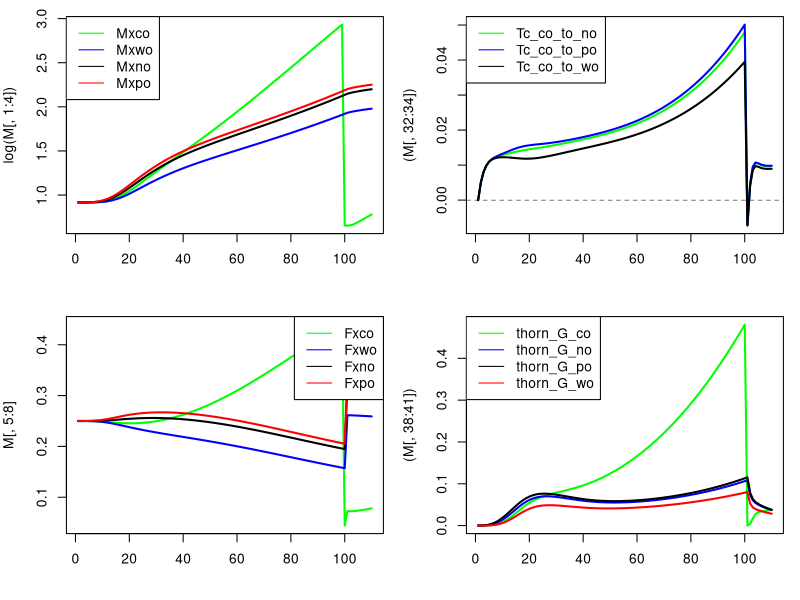
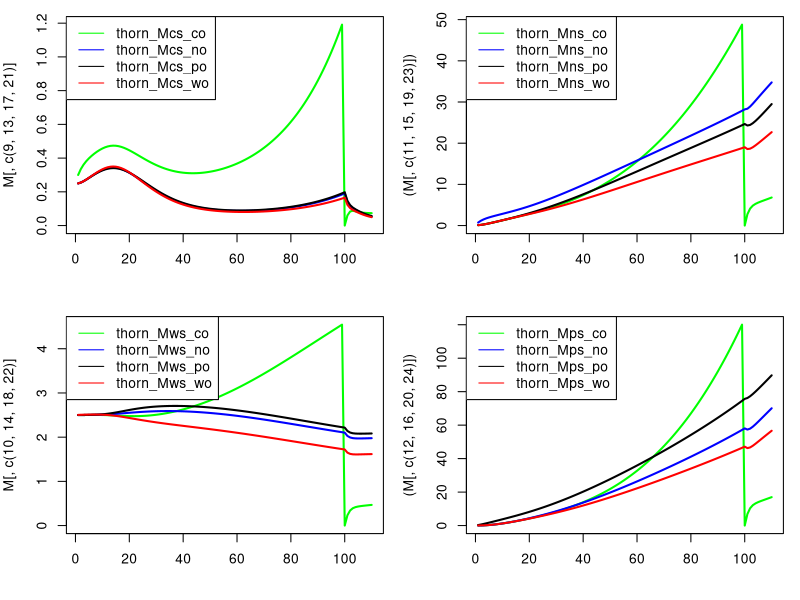

Write the R code that produced these figures, in order.
# R version of Thornley allcoation model (TAM) as in Thornley and Parsons 2014. J. Theor. Biol. 342: 1-14
# Rewritten to include elements of Thornley 1998 modelling shoot-root relations. The only way forward (https://doi.org/10.1006/anbo.1997.0529) 
# Author: Steven Higgins
# Author: Re-coded to add source sink dynamics and remove predefined allocation by Liam Langan 20.11.2017
# This version with carbon organ, nitrogen organ, phosphorus organ and water organ 
###############################################################################

## LL NOTE for OSX users:
## running "ssh-add ~/.ssh/id_rsa" in the terminal allows RStudio Github communication via the ssh passkey
## 

# Because in TAM allocation coeffs act on Mx the total biomass, there is no need for a storage pool

## initial values for fractions of structural dry matter in shoot, root, mycor
# thorn_Fxsh_t0 = 0.2;
# thorn_Fxrt_t0 = 0.3;
# thorn_Fxmy_t0 = 0.5;
## initial values for mass of structural dry matter in rt, sh, my
size.factor<-0.1;

thorn_Mxco_t0 = 0.25/size.factor;
thorn_Mxno_t0 = 0.25/size.factor;
thorn_Mxpo_t0 = 0.25/size.factor; #Thornley uses has 0.5
thorn_Mxwo_t0 = 0.25/size.factor; #Thornley uses has 0.5

## intitial values for mass of substrates C,N,P for carbon organ
thorn_Mcs_co_t0 = 0.025/size.factor;
thorn_Mns_co_t0 = 0.01/size.factor;
thorn_Mps_co_t0 = 0.005/size.factor;
thorn_Mws_co_t0 = 0.25/size.factor;

## intitial values for mass of substrates C,N,P for nitrogen organ
thorn_Mcs_no_t0 = 0.025/size.factor;
thorn_Mns_no_t0 = 0.01/size.factor;
thorn_Mps_no_t0 = 0.005/size.factor;
thorn_Mws_no_t0 = 0.25/size.factor;

## intitial values for mass of substrates C,N,P for phosphorus organ
thorn_Mcs_po_t0 = 0.025/size.factor;
thorn_Mns_po_t0 = 0.01/size.factor;
thorn_Mps_po_t0 = 0.005/size.factor;
thorn_Mws_po_t0 = 0.25/size.factor;

## intitial values for mass of substrates C,N,P for water organ
thorn_Mcs_wo_t0 = 0.025/size.factor;
thorn_Mns_wo_t0 = 0.01/size.factor;
thorn_Mps_wo_t0 = 0.005/size.factor;
thorn_Mws_wo_t0 = 0.25/size.factor;

## upktake rates of C,N,P

#default to go back to
base =  0.0002*100; #aDGVM produces numbers around 0.00001 to 0.001 for C_net/plant_mass
thorn_Kc  = base*1.0;
thorn_Kw  = 0.0015;
thorn_Kn  = 0.25;
thorn_Kp  = 0.1;
# thorn_Kw  = base*0.0015;
# thorn_Kn  = base*0.25;
# thorn_Kp  = base*0.1;

#fiddle with these ones
#genernally varying these K by factors of 10% to 200% is probably what we want to do to represent
#limitation/abundance of carbon, water, N, P.
#play with these to convince yourself that allocation responds as you would expect to variation in uptake parameters
#I think its possible to get the model to produce reasonable C:N and N:P ratios

#base =  0.0002*100; #TTR numbers around 0.00001 to 0.001
#thorn_Kc  = base*1.0; #TTR numbers around 0.00001 to 0.001
#thorn_Kw  = base*0.00015;
#thorn_Kn  = base*0.25;
#thorn_Kp  = base*0.1;

#product inhibittion, not used
#thorn_Jcs = 0.03;
#thorn_Jns = 0.01;
#thorn_Jps = 0.005;
#thorn_Jws = 0.003;


## Fractions of C, N, P in structural dry matter 
#first three are as in Thornley, Fwx is calibrated, higher values do not work
# so Fwx is artificial. Maybe we have to think of this as water used in metabolism?
thorn_Fcx = 0.4;
thorn_Fnx = 0.02;
thorn_Fpx = 0.005;
thorn_Fwx = 0.0001;


## other constants
thorn_q = 0.5;     #control parameter for allocation
#thorn_Kg = 200	; #structural growth rate constant; Thornley uses 200000
thorn_Kg = 0.1	; #structural growth rate constant; Thornley uses 200000

mycol=c("green","blue","black","red")

#---start model----

#set initial states
#for aDGVM this will have to go in the section that creates a new individual
## STATE VARIABLE initial values for mass of structural dry matter in rt, sh, my
thorn_Mxco = thorn_Mxco_t0;
thorn_Mxwo = thorn_Mxwo_t0;
thorn_Mxno = thorn_Mxno_t0;
thorn_Mxpo = thorn_Mxpo_t0;
## STATE VARIABLE initial values for mass of substrate C,N,P
thorn_Mcs_co = thorn_Mcs_co_t0;
thorn_Mns_co = thorn_Mns_co_t0;
thorn_Mps_co = thorn_Mps_co_t0;
thorn_Mws_co = thorn_Mws_co_t0;

thorn_Mcs_no = thorn_Mcs_no_t0;
thorn_Mns_no = thorn_Mns_no_t0;
thorn_Mps_no = thorn_Mps_no_t0;
thorn_Mws_no = thorn_Mws_no_t0;

thorn_Mcs_po = thorn_Mcs_po_t0;
thorn_Mns_po = thorn_Mns_po_t0;
thorn_Mps_po = thorn_Mps_po_t0;
thorn_Mws_po = thorn_Mws_po_t0;

thorn_Mcs_wo = thorn_Mcs_po_t0;
thorn_Mns_wo = thorn_Mns_po_t0;
thorn_Mps_wo = thorn_Mps_po_t0;
thorn_Mws_wo = thorn_Mws_po_t0;

thorn_Mx_t0 = thorn_Mxco_t0 + thorn_Mxno_t0 + thorn_Mxpo_t0 + thorn_Mxwo_t0;

## AUX VARIABLE initial values for concentrations of substrates C,N,P
thorn_Cs_co = thorn_Mcs_co_t0/thorn_Mxco;
thorn_Ns_co = thorn_Mns_co_t0/thorn_Mxco;
thorn_Ps_co = thorn_Mps_co_t0/thorn_Mxco;
thorn_Ws_co = thorn_Mws_co_t0/thorn_Mxco;

thorn_Cs_no = thorn_Mcs_no_t0/thorn_Mxno;
thorn_Ns_no = thorn_Mns_no_t0/thorn_Mxno;
thorn_Ps_no = thorn_Mps_no_t0/thorn_Mxno;
thorn_Ws_no = thorn_Mws_no_t0/thorn_Mxno;

thorn_Cs_po = thorn_Mcs_po_t0/thorn_Mxpo;
thorn_Ns_po = thorn_Mns_po_t0/thorn_Mxpo;
thorn_Ps_po = thorn_Mps_po_t0/thorn_Mxpo;
thorn_Ws_po = thorn_Mws_po_t0/thorn_Mxpo;

thorn_Cs_wo = thorn_Mcs_wo_t0/thorn_Mxwo;
thorn_Ns_wo = thorn_Mns_wo_t0/thorn_Mxwo;
thorn_Ps_wo = thorn_Mps_wo_t0/thorn_Mxwo;
thorn_Ws_wo = thorn_Mws_wo_t0/thorn_Mxwo;

## AUX VARIABLE initial values for fractions of structural dry matter in shoot, root, mycor
thorn_Fxco = thorn_Mxco_t0/thorn_Mx_t0;
thorn_Fxwo = thorn_Mxwo_t0/thorn_Mx_t0;
thorn_Fxno = thorn_Mxno_t0/thorn_Mx_t0;
thorn_Fxpo = thorn_Mxpo_t0/thorn_Mx_t0;


#R only make a matrix to store the variables for plotting
#n.steps<-360*10
n.steps<-110
M<-matrix(0,nrow=n.steps,ncol=41)


## the for loop
for(i in 1:n.steps) {
  
  thorn_Mx = thorn_Mxco + thorn_Mxwo + thorn_Mxno + thorn_Mxpo ; #3
  
  ##---------------------------------------------------------------------------------------------
  ## adding substrate transport between pools following Thornley (1998). Substrates will be transported
  ## between plants compartments based on concentration differences and resistances. 
  ## This avoids the issue of reduced allocation as this model does not allocate growth, growth of each compartment is 
  ## indipenaent of the others but it allows every compartment to be both a source and a sink. Should an individual be top-killed
  ## i.e. loss of the carbon organ and substrates contained within, C, N, P and W will be transported from all other organs until 
  ## there is no concentration difference. This increases carbon organ growth and decreases growth in all other compartments. 
  
  # these are specific transport resistances for substrates
  # I'm assuming they are equal for all substrates and transport directions. 
  p_co = p_no = p_po = p_wo =1; # eq.4 Thornley 1998 
  
  q = 1 # eq.4 scaling parameter "which, presumably, is a function of plant architecture" (Thornley 1998)
  
  # Transport resistance of each compartment 
  res_co = p_co / (thorn_Mxco)^q; # eq.4 Thornley 1998 
  res_no = p_no / (thorn_Mxno)^q; # eq.4 Thornley 1998 
  res_po = p_po / (thorn_Mxpo)^q; # eq.4 Thornley 1998 
  res_wo = p_wo / (thorn_Mxwo)^q; # eq.4 Thornley 1998 
  
  # Transport of substrates between compartments. Here I extend Thornley uni-directional model to 
  # make it bi-directional. 
  # NOTE: this is not complete - I need to include transport between other compartments i.e. Po to Wo, Po to No, Wo to No for C,N,P & W.
  
  # carbon transport
  Tc_co_to_no = 0.2*(thorn_Cs_co - thorn_Cs_no) / (res_co + res_no) # transport of carbon substrate from the carbon organ to the nitrogen organ
  Tc_co_to_po = 0.2*(thorn_Cs_co - thorn_Cs_po) / (res_co + res_po) # transport of carbon substrate from the carbon organ to the phosphorus organ
  Tc_co_to_wo = 0.2*(thorn_Cs_co - thorn_Cs_wo) / (res_co + res_wo) # transport of carbon substrate from the carbon organ to the water organ
  
  Tc_no_to_po = 0.2*(thorn_Cs_no - thorn_Cs_po) / (res_no + res_po) # transport of carbon substrate from the nitrogen organ to the phosphorus organ
  Tc_no_to_wo = 0.2*(thorn_Cs_no - thorn_Cs_wo) / (res_no + res_wo) # transport of carbon substrate from the nitrogen organ to the water organ
  Tc_po_to_wo = 0.2*(thorn_Cs_po - thorn_Cs_wo) / (res_po + res_wo) # transport of carbon substrate from the phosphorus organ to the water organ

  print(c("Tc_cn Tc_cp Tc_cw Tc_np Tc_nw Tc_pw"))
  print(round(c(Tc_co_to_no, Tc_co_to_po, Tc_co_to_wo, Tc_no_to_po, Tc_no_to_wo, Tc_po_to_wo),2))
  
  # nitrogen transport
  Tn_co_to_no = 0.2*(thorn_Ns_co - thorn_Ns_no) / (res_co + res_no) # transport of nitrogen substrate from the carbon organ to the nitrogen organ
  Tn_co_to_po = 0.2*(thorn_Ns_co - thorn_Ns_po) / (res_co + res_po) # transport of nitrogen substrate from the carbon organ to the phosphorus organ
  Tn_co_to_wo = 0.2*(thorn_Ns_co - thorn_Ns_wo) / (res_co + res_wo) # transport of nitrogen substrate from the carbon organ to the water organ
  
  Tn_no_to_po = 0.2*(thorn_Ns_no - thorn_Ns_po) / (res_no + res_po) # transport of nitrogen substrate from the nitrogen organ to the phosphorus organ
  Tn_no_to_wo = 0.2*(thorn_Ns_no - thorn_Ns_wo) / (res_no + res_wo) # transport of nitrogen substrate from the nitrogen organ to the water organ
  Tn_po_to_wo = 0.2*(thorn_Ns_po - thorn_Ns_wo) / (res_po + res_wo) # transport of nitrogen substrate from the phosphorus organ to the water organ
  # phosphorus transport
  Tp_co_to_no = 0.2*(thorn_Ps_co - thorn_Ps_no) / (res_co + res_no) # transport of phosphorus substrate from the carbon organ to the nitrogen organ
  Tp_co_to_po = 0.2*(thorn_Ps_co - thorn_Ps_po) / (res_co + res_po) # transport of phosphorus substrate from the carbon organ to the phosphorus organ
  Tp_co_to_wo = 0.2*(thorn_Ps_co - thorn_Ps_wo) / (res_co + res_wo) # transport of phosphorus substrate from the carbon organ to the water organ
  
  Tp_no_to_po = 0.2*(thorn_Ps_no - thorn_Ps_po) / (res_no + res_po) # transport of phosphorus substrate from the nitrogen organ to the phosphorus organ
  Tp_no_to_wo = 0.2*(thorn_Ps_no - thorn_Ps_wo) / (res_no + res_wo) # transport of phosphorus substrate from the nitrogen organ to the water organ
  Tp_po_to_wo = 0.2*(thorn_Ps_po - thorn_Ps_wo) / (res_po + res_wo) # transport of phosphorus substrate from the phosphorus organ to the water organ
  # water transport
  Tw_co_to_no = 0.2*(thorn_Ws_co - thorn_Ws_no) / (res_co + res_no) # transport of water substrate from the carbon organ to the nitrogen organ
  Tw_co_to_po = 0.2*(thorn_Ws_co - thorn_Ws_po) / (res_co + res_po) # transport of water substrate from the carbon organ to the phosphorus organ
  Tw_co_to_wo = 0.2*(thorn_Ws_co - thorn_Ws_wo) / (res_co + res_wo) # transport of water substrate from the carbon organ to the water organ
  
  Tw_no_to_po = 0.2*(thorn_Ws_no - thorn_Ws_po) / (res_no + res_po) # transport of water substrate from the carbon organ to the nitrogen organ
  Tw_no_to_wo = 0.2*(thorn_Ws_no - thorn_Ws_wo) / (res_no + res_wo) # transport of water substrate from the carbon organ to the phosphorus organ
  Tw_po_to_wo = 0.2*(thorn_Ws_po - thorn_Ws_wo) / (res_po + res_wo) # transport of water substrate from the carbon organ to the water organ
  ##---------------------------------------------------------------------------------------------
  # print(round(c(thorn_lambda_sh,thorn_lambda_rt,thorn_lambda_my,thorn_lambda_rw),2))
  # print(sum(c(thorn_lambda_sh,thorn_lambda_rt,thorn_lambda_my,thorn_lambda_rw)))
  ## do I need to redefine this for each compartment? yes yes I do... no no I dont
  thorn_Uc = thorn_Kc * thorn_Mxco;
  thorn_Un = thorn_Kn * thorn_Mxno;
  thorn_Up = thorn_Kp * thorn_Mxpo;
  thorn_Uw = thorn_Kw * thorn_Mxwo;
  
  ## make sure thorn_G is the right size. you can get this right through thorn_Kg which is a pure calibration parameter, 
  ## but also by making sure the substrate cocentrations are reasonable
  thorn_G_co = thorn_Kg*thorn_Mxco*thorn_Cs_co*thorn_Ns_co*thorn_Ps_co*thorn_Ws_co ; # see 13 and 12
  thorn_G_no = thorn_Kg*thorn_Mxno*thorn_Cs_no*thorn_Ns_no*thorn_Ps_no*thorn_Ws_no ; # see 13 and 12
  thorn_G_po = thorn_Kg*thorn_Mxpo*thorn_Cs_po*thorn_Ns_po*thorn_Ps_po*thorn_Ws_po ; # see 13 and 12
  thorn_G_wo = thorn_Kg*thorn_Mxwo*thorn_Cs_wo*thorn_Ns_wo*thorn_Ps_wo*thorn_Ws_wo ; # see 13 and 12
  
  thorn_Mcs_co = max(0.0001, thorn_Mcs_co + thorn_Uc - thorn_Fcx * thorn_G_co - Tc_co_to_no - Tc_co_to_po - Tc_co_to_wo);
  thorn_Mns_co = max(0.0001, thorn_Mns_co - thorn_Fnx * thorn_G_co - Tn_co_to_no - Tn_co_to_po - Tn_co_to_wo);
  thorn_Mps_co = max(0.0001, thorn_Mps_co - thorn_Fpx * thorn_G_co - Tp_co_to_no - Tp_co_to_po - Tp_co_to_wo);
  thorn_Mws_co = max(0.0001, thorn_Mws_co - thorn_Fwx * thorn_G_co - Tw_co_to_no - Tw_co_to_po - Tw_co_to_wo);
  
  thorn_Mcs_no = max(0.0001, thorn_Mcs_no - thorn_Fcx * thorn_G_no - Tc_no_to_po - Tc_no_to_wo + Tc_co_to_no);
  thorn_Mns_no = max(0.0001, thorn_Mns_no + thorn_Un - thorn_Fnx * thorn_G_no + Tn_co_to_no - Tn_no_to_po - Tn_no_to_wo);
  thorn_Mps_no = max(0.0001, thorn_Mps_no - thorn_Fpx * thorn_G_no - Tp_no_to_po - Tp_no_to_wo + Tp_co_to_no);
  thorn_Mws_no = max(0.0001, thorn_Mws_no - thorn_Fwx * thorn_G_no - Tw_no_to_po - Tw_no_to_wo + Tw_co_to_no);
  
  thorn_Mcs_po = max(0.0001, thorn_Mcs_po - thorn_Fcx * thorn_G_po - Tc_po_to_wo + Tc_no_to_po + Tc_co_to_po);
  thorn_Mns_po = max(0.0001, thorn_Mns_po - thorn_Fnx * thorn_G_po - Tn_po_to_wo + Tn_no_to_po + Tn_co_to_po);
  thorn_Mps_po = max(0.0001, thorn_Mps_po + thorn_Up - thorn_Fnx * thorn_G_po - Tn_po_to_wo + Tn_no_to_po + Tn_co_to_po);
  thorn_Mws_po = max(0.0001, thorn_Mws_po - thorn_Fwx * thorn_G_po - Tw_po_to_wo + Tw_no_to_po + Tw_co_to_po);
  
  thorn_Mcs_wo = max(0.0001, thorn_Mcs_wo - thorn_Fcx * thorn_G_wo + Tc_co_to_wo + Tc_no_to_wo + Tc_po_to_wo);
  thorn_Mns_wo = max(0.0001, thorn_Mns_wo - thorn_Fnx * thorn_G_wo + Tn_co_to_wo + Tn_no_to_wo + Tn_po_to_wo);
  thorn_Mps_wo = max(0.0001, thorn_Mps_wo - thorn_Fpx * thorn_G_wo + Tp_co_to_wo + Tp_no_to_wo + Tp_po_to_wo);
  thorn_Mws_wo = max(0.0001, thorn_Mws_wo + thorn_Uw - thorn_Fwx * thorn_G_wo + Tw_co_to_wo + Tw_no_to_wo + Tw_po_to_wo);
  
  # thorn_Mcs = max(0, thorn_Mcs + thorn_Uc - thorn_Fcx * thorn_G); # 12
  # thorn_Mns = max(0, thorn_Mns + thorn_Un - thorn_Fnx * thorn_G); # 12
  # thorn_Mps = max(0, thorn_Mps + thorn_Up - thorn_Fpx * thorn_G); # 12
  # thorn_Mws = max(0, thorn_Mws + thorn_Uw - thorn_Fwx * thorn_G); # 12
  
  thorn_Mxco = max(0.0001, thorn_Mxco + thorn_G_co) ;# 13
  thorn_Mxno = max(0.0001, thorn_Mxno + thorn_G_no) ;# 13
  thorn_Mxpo = max(0.0001, thorn_Mxpo + thorn_G_po) ;# 13
  thorn_Mxwo = max(0.0001, thorn_Mxwo + thorn_G_wo) ;# 13
  
  thorn_Mx = thorn_Mxco + thorn_Mxwo + thorn_Mxno + thorn_Mxpo ; #3
  
  # thorn_Uc = (thorn_Kc * thorn_Mxco) / (1 + thorn_Cs/thorn_Jcs)
  # thorn_Uw = (thorn_Kw * thorn_Mxwo) / (1 + thorn_Ws/thorn_Jws)
  # thorn_Un = (thorn_Kn * thorn_Mxno) / (1 + thorn_Ns/thorn_Jns)
  # thorn_Up = (thorn_Kp * thorn_Mxpo) / (1 + thorn_Ps/thorn_Jps)
  
  #use this code to simulate a loss in shoots e.g in fire
  if(i == 100)
  {
  	thorn_Mxco = thorn_Mxco*0.1;
  	thorn_Mcs_co = thorn_Mcs_co*0.0;
  	thorn_Mns_co = thorn_Mns_co*0.0;
    thorn_Mps_co = thorn_Mps_co*0.0;
  	thorn_Mws_co = thorn_Mws_co*0.0;
  }

  thorn_Cs_co = thorn_Mcs_co/thorn_Mxco; #2
  thorn_Ns_co = thorn_Mns_co/thorn_Mxco; #2
  thorn_Ps_co = thorn_Mps_co/thorn_Mxco; #2
  thorn_Ws_co = thorn_Mws_co/thorn_Mxco; #2
  
  thorn_Cs_no = thorn_Mcs_no/thorn_Mxno; #2
  thorn_Ns_no = thorn_Mns_no/thorn_Mxno; #2
  thorn_Ps_no = thorn_Mps_no/thorn_Mxno; #2
  thorn_Ws_no = thorn_Mws_no/thorn_Mxno; #2
  
  thorn_Cs_po = thorn_Mcs_po/thorn_Mxpo; #2
  thorn_Ns_po = thorn_Mns_po/thorn_Mxpo; #2
  thorn_Ps_po = thorn_Mps_po/thorn_Mxpo; #2
  thorn_Ws_po = thorn_Mws_po/thorn_Mxpo; #2
  
  thorn_Cs_wo = thorn_Mcs_wo/thorn_Mxwo; #2
  thorn_Ns_wo = thorn_Mns_wo/thorn_Mxwo; #2
  thorn_Ps_wo = thorn_Mps_wo/thorn_Mxwo; #2
  thorn_Ws_wo = thorn_Mws_wo/thorn_Mxwo; #2
  
  thorn_Fxco = thorn_Mxco/thorn_Mx; #4
  thorn_Fxwo = thorn_Mxwo/thorn_Mx; #4
  thorn_Fxno = thorn_Mxno/thorn_Mx; #4
  thorn_Fxpo = thorn_Mxpo/thorn_Mx; #4
  
  M[i,1] <- thorn_Mxco
  M[i,2] <- thorn_Mxwo
  M[i,3] <- thorn_Mxno
  M[i,4] <- thorn_Mxpo
  
  M[i,5] <- thorn_Fxco
  M[i,6] <- thorn_Fxwo
  M[i,7] <- thorn_Fxno
  M[i,8] <- thorn_Fxpo
  
  M[i,9]  <- thorn_Mcs_co
  M[i,10] <- thorn_Mws_co
  M[i,11] <- thorn_Mns_co
  M[i,12] <- thorn_Mps_co
  
  M[i,13] <- thorn_Mcs_no
  M[i,14] <- thorn_Mws_no
  M[i,15] <- thorn_Mns_no
  M[i,16] <- thorn_Mps_no

  M[i,17] <- thorn_Mcs_po
  M[i,18] <- thorn_Mws_po
  M[i,19] <- thorn_Mns_po
  M[i,20] <- thorn_Mps_po

  M[i,21] <- thorn_Mcs_wo
  M[i,22] <- thorn_Mws_wo
  M[i,23] <- thorn_Mns_wo
  M[i,24] <- thorn_Mps_wo
  
  M[i,25] <- thorn_Cs_co
  M[i,26] <- thorn_Ws_co
  M[i,27] <- thorn_Ns_co
  M[i,28] <- thorn_Ps_co
  
  M[i,29] <- thorn_Cs_co/thorn_Ns_co
  M[i,30] <- thorn_Cs_co/thorn_Ps_co
  M[i,31] <- thorn_Ns_co/thorn_Ps_co
  
  M[i,32] <- Tc_co_to_no
  M[i,33] <- Tc_co_to_po
  M[i,34] <- Tc_co_to_wo
  M[i,35] <- Tc_no_to_po
  M[i,36] <- Tc_no_to_wo
  M[i,37] <- Tc_po_to_wo
  
  M[i,38] <- thorn_G_co
  M[i,39] <- thorn_G_no
  M[i,40] <- thorn_G_po
  M[i,41] <- thorn_G_wo
  
}
colnames(M)<-c(
   "Mxco"
  ,"Mxwo"
  ,"Mxno"
  ,"Mxpo"
  ,"Fxco"
  ,"Fxwo"
  ,"Fxno"
  ,"Fxpo"
  ,"thorn_Mcs_co"
  ,"thorn_Mws_co"
  ,"thorn_Mns_co"
  ,"thorn_Mps_co"
  ,"thorn_Mcs_no"
  ,"thorn_Mws_no"
  ,"thorn_Mns_no"
  ,"thorn_Mps_no"
  ,"thorn_Mcs_po"
  ,"thorn_Mws_po"
  ,"thorn_Mns_po"
  ,"thorn_Mps_po"
  ,"thorn_Mcs_wo"
  ,"thorn_Mws_wo"
  ,"thorn_Mns_wo"
  ,"thorn_Mps_wo"
  ,"Cs_co"
  ,"Ws_co"
  ,"Ns_co"
  ,"Ps_co"
  ,"C:N_co"
  ,"C:p_co"
  ,"N:P_co"
  ,"Tc_co_to_no"
  ,"Tc_co_to_po"
  ,"Tc_co_to_wo"
  ,"Tc_no_to_po"
  ,"Tc_no_to_wo"
  ,"Tc_po_to_wo"
  ,"thorn_G_co"
  ,"thorn_G_no"
  ,"thorn_G_po"
  ,"thorn_G_wo")



#matplot(M[,5:10],type="l",lty=c(rep(1,3),rep(2,3)),col=1:3,lwd=2)
#legend("topleft",col=1:3,lty=c(rep(1,3),rep(2,3)),legend=colnames(M)[5:10])
graphics.off()
pdf( file="TAM_removing_CO_source_sink.pdf", height=6, width=8 )
par( mar=c(4,4,1,1) )
#dev.new(width=15,height=7)
par(mfcol=c(2,2))

matplot(log(M[,1:4]),type="l",lty=c(rep(1,4)),col=mycol,lwd=2)
legend("topleft",col=mycol[c(1:4)],lty=c(rep(1,4)),legend=colnames(M)[c(1:4)],cex=1.0)

matplot(M[,5:8],type="l",lty=c(rep(1,4)),col=mycol,lwd=2,add=F)
legend("topright",col=mycol[c(1:4,1:4)],lty=c(rep(1,4),rep(2,4)),legend=colnames(M)[5:8],cex=1.0)

matplot((M[,32:34]),type="l",lty=c(rep(1,4)),col=mycol[1:4],lwd=2,add=F)
abline(h=0, lty=2, lwd=0.5)
legend("topleft",col=mycol[1:4],lty=c(rep(1,4)),legend=colnames(M)[c(32:34)],cex=1.0)

matplot((M[,38:41]),type="l",lty=c(rep(1,4)),col=mycol[1:4],lwd=2,add=F)
legend("topleft",col=mycol[1:4],lty=c(rep(1,4)),legend=colnames(M)[c(38:41)],cex=1.0)

graphics.off()


graphics.off()
pdf( file="TAM_removing_CO_source_sink_substrate_concentrations.pdf", height=6, width=8 )
par( mar=c(4,4,1,1) )
#dev.new(width=15,height=7)
par(mfcol=c(2,2))

matplot(M[,c(9, 13, 17, 21)],type="l",lty=c(rep(1,4)),col=mycol,lwd=2,add=F)
legend("topleft",col=mycol[c(1:4)],lty=c(rep(1,4)),legend=colnames(M)[c(9, 13, 17, 21)],cex=1.0)

matplot(M[,c(10, 14, 18, 22)],type="l",lty=c(rep(1,4)),col=mycol,lwd=2,add=F)
legend("topleft",col=mycol[c(1:4)],lty=c(rep(1,4)),legend=colnames(M)[c(10, 14, 18, 22)],cex=1.0)

matplot((M[,c(11, 15, 19, 23)]),type="l",lty=c(rep(1,4)),col=mycol,lwd=2,add=F)
legend("topleft",col=mycol,lty=c(rep(1,4)),legend=colnames(M)[c(11, 15, 19, 23)],cex=1.0)

matplot((M[,c(12, 16, 20, 24)]),type="l",lty=c(rep(1,4)),col=mycol,lwd=2,add=F)
legend("topleft",col=mycol,lty=c(rep(1,4)),legend=colnames(M)[c(12, 16, 20, 24)],cex=1.0)

graphics.off()


print(tail(M))

# 
# evapotr_ = 0 #53629576106646967e-06
# stom_cond_tmp = -1.0656466997716052e-12
# boul_cond_tmp = 0.010730861431038661
# hum = 0.6
# eS = 3.6
# crown_area_0_ = 0.2
# lai_ = 0.01
# 
# leaf_helper =  log( (evapotr_/(crown_area_0_*lai_) *(1./(stom_cond_tmp*1000.)+1./(boul_cond_tmp*1000.) ) + hum*eS)/0.6108 );
# leaf_temp_ = 237.3*leaf_helper/(17.27-leaf_helper);
# 
# print(c(leaf_helper,leaf_temp_))


# OK I think I have it sorted now - at least in the R code I now have TAM working with a third substrate pool = water. Now roots take up water, C and P. The model behaves qualitatively as before. Now however one has to be a bit more careful about parameters - there is simply a smaller area of parameter space where the model "works". This is something that will come to bite us when we move to having uptake rates of N and P being a fxn of soil N and P.
# 
# In the R code I now have a thorn_Kw parameter which is essentially the uptake rate of water by root biomass. We (you) need to figure out how to multiply this by some water availability variable. If you can supply me with a a variable on a zero to one scale that you like (it should be something that inspires plants to allocate more to roots). Also remember that we already have water limiting As. So what we really want here is an indicator of a "need" to allocate to roots. Note that in TAM if water limits As, it limits carbon uptake which should inspire more shoots. So we might want to make the TAM's As not water limited. Water limitation will naturally come into play though since the water concentration in TAM will limit the growth parameter.
#  
# Anyhow sorry about the dense text. What I need for now is the "water availability factor"
